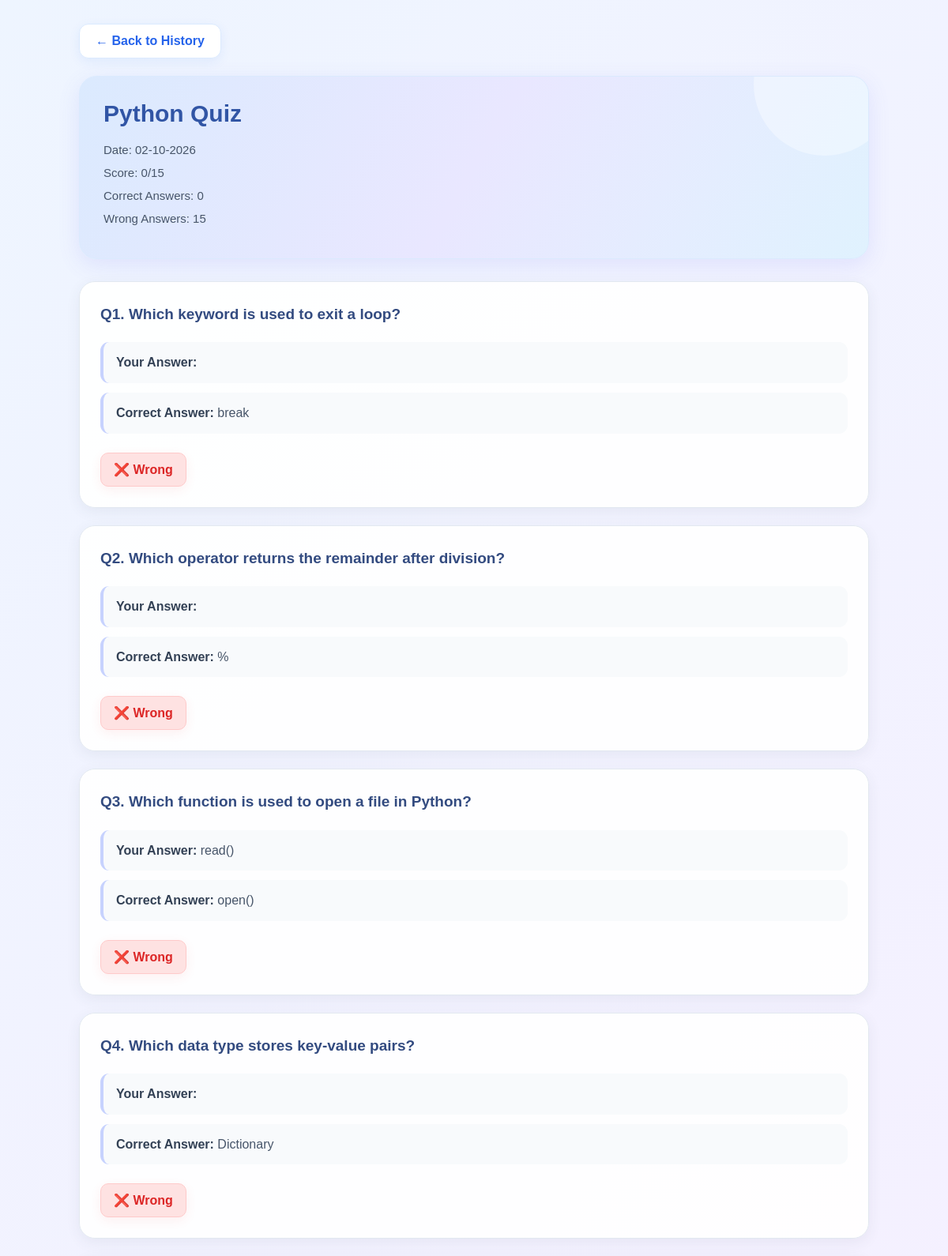
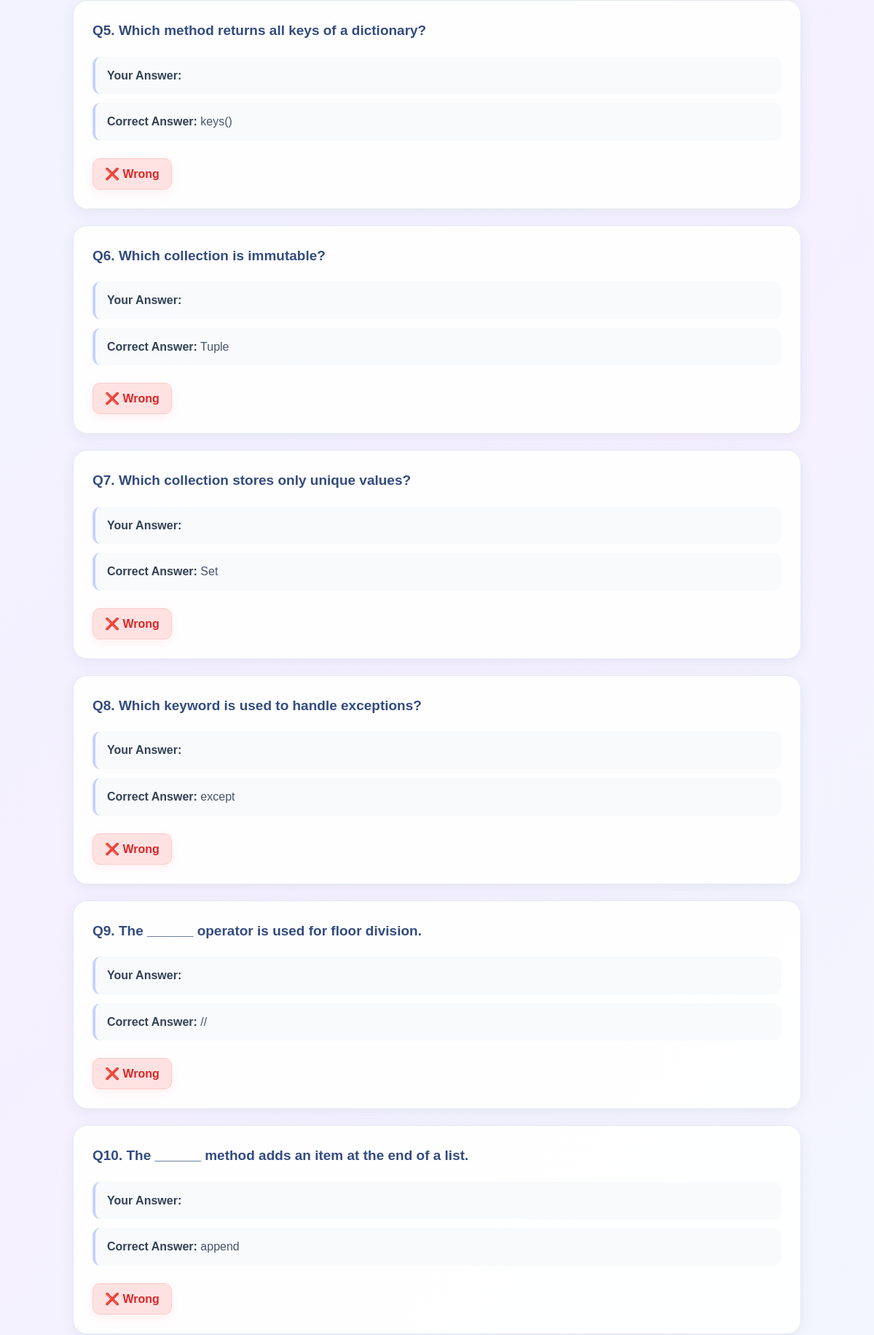
The app's page /history/32/ (signed in, upper part) with its own data (2 pictures, top to bottom).
### accounts/models.py (models this page shows, shortened)
class QuizResult(models.Model):
    student = models.ForeignKey(
        Student,
        on_delete=models.CASCADE
    )
    subject = models.CharField(max_length=50)
    score = models.IntegerField(default=0)
    total_questions = models.IntegerField(default=0)
    correct_answers = models.IntegerField(default=0)
    wrong_answers = models.IntegerField(default=0)
    created_at = models.DateTimeField(
        auto_now_add=True
    )

class QuizAnswer(models.Model):
    quiz_result = models.ForeignKey(
        QuizResult,
        on_delete=models.CASCADE,
        related_name="answers"
    )
    question = models.ForeignKey(
        Question,
        on_delete=models.CASCADE
    )
    user_answer = models.CharField(
        max_length=200,
        blank=True
    )
    correct_answer = models.CharField(
        max_length=200
    )
    is_correct = models.BooleanField(
        default=False
    )
    created_at = models.DateTimeField(
        auto_now_add=True
    )

class Question(models.Model):
    SUBJECTS = [
        ("Python", "Python"),
        ("Machine Learning", "Machine Learning"),
        ("DBMS", "DBMS"),
        ("Java", "Java"),
    ]
    QUESTION_TYPES = [
        ("MCQ", "MCQ"),
        ("FILL", "Fill in the Blank"),
        ("TEXT", "One Line Answer"),
    ]
    subject = models.CharField(
        max_length=50,
        choices=SUBJECTS
    )
    topic = models.CharField(max_length=100)
    question_type = models.CharField(
        max_length=10,
        choices=QUESTION_TYPES
    )
    question = models.TextField()
    option1 = models.CharField(
        max_length=200,
        blank=True
    )
    option2 = models.CharField(
        max_length=200,
        blank=True
    )
    option3 = models.CharField(
        max_length=200,
        blank=True
    )
    option4 = models.CharField(
        max_length=200,
        blank=True
    )
    answer = models.CharField(max_length=200)

### accounts/views/history_views.py (the view)
def quiz_history_detail(request, result_id):
    student_id = request.session.get("student_id")
    if not student_id:
        return redirect("/login/")
    try:
        student = Student.objects.get(
            id=student_id
        )
    except Student.DoesNotExist:
        request.session.flush()
        return redirect("/login/")
    try:
        result = QuizResult.objects.get(
            id=result_id,
            student=student
        )
    except QuizResult.DoesNotExist:
        return redirect("/history/")
    answers = QuizAnswer.objects.filter(
        quiz_result=result
    ).select_related("question")
    return render(
        request,
        "accounts/quiz_history_detail.html",
        {
            "result": result,
            "answers": answers
        }
    )

### accounts/templates/accounts/quiz_history_detail.html (shortened to what this page needs)
<!DOCTYPE html>
<html lang="en">
<head>
</head>
<body>
<div class="container">
    <a href="{% url 'quiz_history' %}" class="back-btn">
        ← Back to History
    </a>
    <div class="header">
        <h1>{{ result.subject }} Quiz</h1>
        <p>
            Date:
            {{ result.created_at|date:"d-m-Y" }}
        </p>
        <p>
            Score:
            {{ result.score }}/{{ result.total_questions }}
        </p>
        <p>
            Correct Answers:
            {{ result.correct_answers }}
        </p>
        <p>
            Wrong Answers:
            {{ result.wrong_answers }}
        </p>
    </div>
    {% for answer in answers %}
        <div class="question-card">
            <div class="question">
                Q{{ forloop.counter }}.
                {{ answer.question.question }}
            </div>
            <div class="answer">
                <strong>Your Answer:</strong>
                {{ answer.user_answer }}
            </div>
            <div class="answer">
                <strong>Correct Answer:</strong>
                {{ answer.correct_answer }}
            </div>
            {% if answer.is_correct %}
                <div class="correct">
                    ✅ Correct
                </div>
            {% else %}
                <div class="wrong">
                    ❌ Wrong
                </div>
            {% endif %}
        </div>
    {% empty %}
        <div class="question-card">
            No answers found for this quiz.
        </div>
    {% endfor %}
</div>
</body>
</html>

### accounts/templates/accounts/quiz_history_detail.html (style rules this page uses)
* { box-sizing: border-box; }
body { font-family: Arial, sans-serif; background: linear-gradient(135deg, #eef5ff, #f5f0ff, #effcff); margin: 0; padding: 30px; color: #26334a; min-height: 100vh; animation: pageFade 0.8s ease; }
.container { max-width: 1000px; margin: auto; }
.back-btn { display: inline-block; margin-bottom: 22px; padding: 12px 20px; background: #ffffff; color: #2563eb; text-decoration: none; border-radius: 12px; font-weight: bold; border: 1px solid #dbeafe; box-shadow: 0 4px 14px rgba(37, 99, 235, 0.08); transition: all 0.3s ease; animation: slideDown 0.6s ease both; }
.header { background: linear-gradient(120deg, #dbeafe, #e9e7ff, #e0f2fe); color: #26334a; padding: 30px; border-radius: 22px; margin-bottom: 28px; border: 1px solid #dbeafe; box-shadow: 0 8px 28px rgba(99, 102, 241, 0.12); animation: slideDown 0.8s ease both, softGlow 4s ease-in-out infinite; position: relative; overflow: hidden; }
.header::before { content: ""; position: absolute; width: 180px; height: 180px; background: rgba(255, 255, 255, 0.35); border-radius: 50%; top: -80px; right: -35px; pointer-events: none; }
.header h1 { margin-top: 0; margin-bottom: 20px; color: #3155a5; font-size: 30px; position: relative; }
.header p { margin: 12px 0; color: #475569; font-size: 15px; position: relative; }
.question-card { background: rgba(255, 255, 255, 0.92); padding: 26px; margin-bottom: 22px; border-radius: 20px; border: 1px solid #e2e8f0; box-shadow: 0 5px 18px rgba(51, 65, 85, 0.07); transition: transform 0.35s ease, box-shadow 0.35s ease, border-color 0.35s ease; animation: slideUp 0.7s ease both; }
.question { font-size: 19px; font-weight: bold; margin-bottom: 20px; color: #334b80; line-height: 1.6; }
.answer { margin: 12px 0; padding: 13px 16px; border-radius: 11px; background: #f8fafc; color: #475569; border-left: 4px solid #c7d2fe; line-height: 1.6; transition: background 0.3s ease, transform 0.3s ease; }
.answer strong { color: #334155; }
.wrong { color: #dc2626; font-weight: bold; background: #fee2e2; border: 1px solid #fecaca; padding: 11px 16px; border-radius: 10px; display: inline-block; margin-top: 12px; box-shadow: 0 4px 14px rgba(239, 68, 68, 0.08); }
.question-card:has(+ .question-card) { animation-delay: 0.1s; }

### records on screen
QuizResult: subject "Python", created_at "02-10-2026", score "0", total_questions "15", correct_answers "0", wrong_answers "15"
QuizAnswer: question.question "Which keyword is used to exit a loop?", correct_answer "break", is_correct "❌ Wrong"
QuizAnswer: question.question "Which operator returns the remainder after division?", correct_answer "%", is_correct "❌ Wrong"
QuizAnswer: question.question "Which function is used to open a file in Python?", user_answer "read()", correct_answer "open()", is_correct "❌ Wrong"
QuizAnswer: question.question "Which data type stores key-value pairs?", correct_answer "Dictionary", is_correct "❌ Wrong"
QuizAnswer: question.question "Which method returns all keys of a dictionary?", correct_answer "keys()", is_correct "❌ Wrong"
QuizAnswer: question.question "Which collection is immutable?", correct_answer "Tuple", is_correct "❌ Wrong"
QuizAnswer: question.question "Which collection stores only unique values?", correct_answer "Set", is_correct "❌ Wrong"
QuizAnswer: question.question "Which keyword is used to handle exceptions?", correct_answer "except", is_correct "❌ Wrong"
QuizAnswer: question.question "The ______ operator is used for floor division.", correct_answer "//", is_correct "❌ Wrong"
QuizAnswer: question.question "The ______ method adds an item at the end of a list.", correct_answer "append", is_correct "❌ Wrong"
